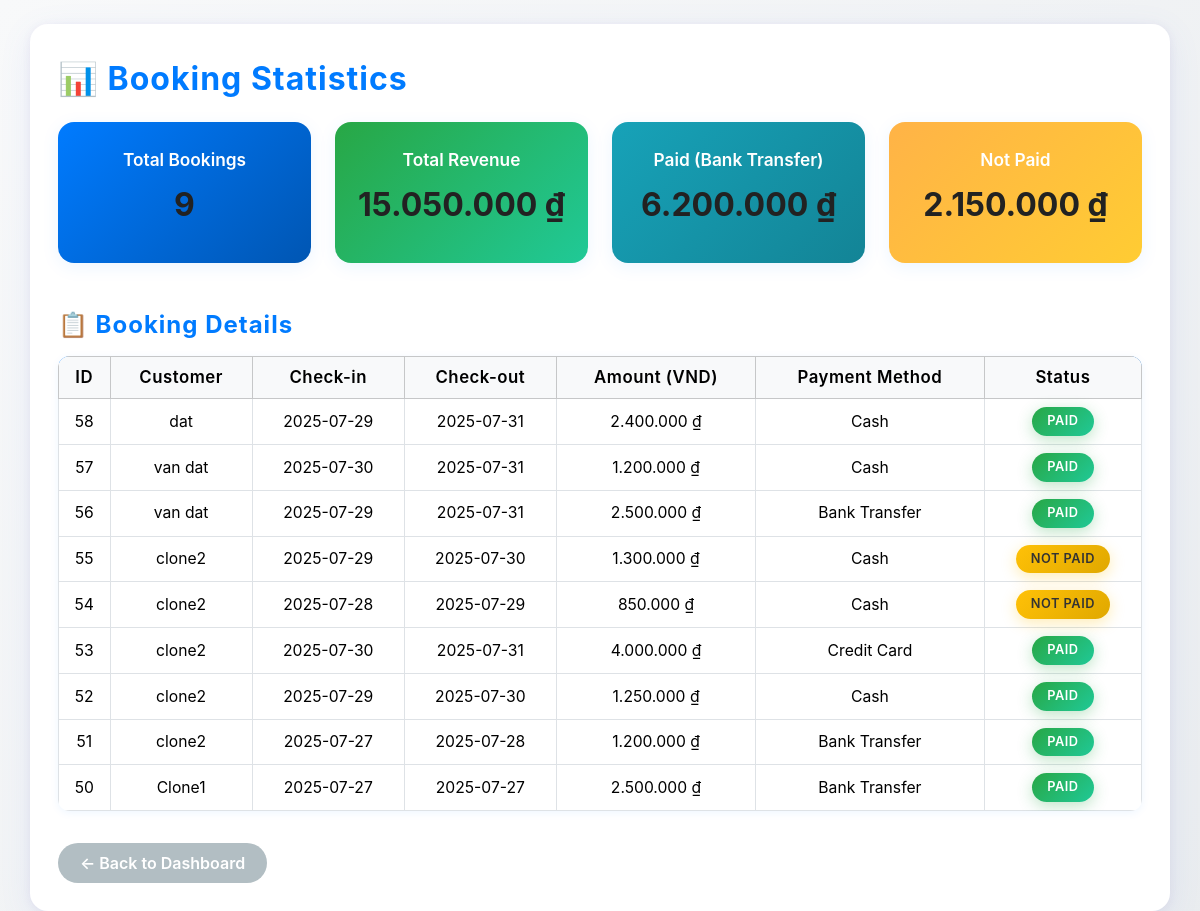
The app's page /admin/statistics.php (signed in) with its own data.
### tables this page shows
CREATE TABLE `Reservation` (
  `ReservationID` int NOT NULL AUTO_INCREMENT,
  `ReservationDate` datetime NOT NULL DEFAULT CURRENT_TIMESTAMP,
  `CheckInDate` date NOT NULL,
  `CheckOutDate` date NOT NULL,
  `TotalAmount` decimal(10,2) NOT NULL,
  `AccountID` int NOT NULL,
  `RoomID` int NOT NULL,
  `PromotionID` int DEFAULT NULL,
  `ActualCheckOutDate` date DEFAULT NULL,
  PRIMARY KEY (`ReservationID`),
  KEY `RoomID` (`RoomID`),
  KEY `PromotionID` (`PromotionID`),
  KEY `idx_reservation_dates` (`CheckInDate`,`CheckOutDate`),
  KEY `idx_reservation_account` (`AccountID`),
  CONSTRAINT `Reservation_ibfk_1` FOREIGN KEY (`AccountID`) REFERENCES `Account` (`AccountID`) ON DELETE RESTRICT,
  CONSTRAINT `Reservation_ibfk_2` FOREIGN KEY (`RoomID`) REFERENCES `Room` (`RoomID`) ON DELETE RESTRICT,
  CONSTRAINT `Reservation_ibfk_3` FOREIGN KEY (`PromotionID`) REFERENCES `Promotion` (`PromotionID`) ON DELETE SET NULL
);

CREATE TABLE `Account` (
  `AccountID` int NOT NULL AUTO_INCREMENT,
  `Username` varchar(50) NOT NULL,
  `Password` varchar(255) NOT NULL,
  `Role` enum('Admin','Customer') DEFAULT NULL,
  `FullName` varchar(100) NOT NULL,
  `Gender` enum('Male','Female','Other') DEFAULT NULL,
  `Address` text,
  `Email` varchar(100) DEFAULT NULL,
  `PhoneNumber` varchar(20) DEFAULT NULL,
  PRIMARY KEY (`AccountID`),
  UNIQUE KEY `Username` (`Username`),
  UNIQUE KEY `Email` (`Email`),
  KEY `idx_account_username` (`Username`),
  KEY `idx_account_email` (`Email`)
);

CREATE TABLE `Payment` (
  `PaymentID` int NOT NULL AUTO_INCREMENT,
  `PaymentDate` datetime NOT NULL DEFAULT CURRENT_TIMESTAMP,
  `PaymentMethod` enum('Credit Card','Debit Card','Cash','Bank Transfer','Online Payment') NOT NULL,
  `PaymentStatus` enum('Pending','Completed','Failed','Refunded') DEFAULT 'Pending',
  `ReservationID` int NOT NULL,
  PRIMARY KEY (`PaymentID`),
  KEY `ReservationID` (`ReservationID`),
  KEY `idx_payment_status` (`PaymentStatus`),
  CONSTRAINT `Payment_ibfk_1` FOREIGN KEY (`ReservationID`) REFERENCES `Reservation` (`ReservationID`) ON DELETE RESTRICT
);

### admin/statistics.php (the view, shortened to what this page needs)
<?php
$conn = new mysqli("localhost", "root", "password", "hotel_management");
$totalReservations = $conn->query("SELECT COUNT(*) AS total FROM Reservation")->fetch_assoc()['total'] ?? 0;
$totalRevenueResult = $conn->query("
    SELECT SUM(r.TotalAmount) AS revenue
    FROM Reservation r
    JOIN Payment p ON r.ReservationID = p.ReservationID
    WHERE p.PaymentStatus = 'Completed'
");
$totalRevenue = $totalRevenueResult->fetch_assoc()['revenue'] ?? 0;
$bankTransferRevenueResult = $conn->query("
    SELECT SUM(r.TotalAmount) AS total
    FROM Reservation r
    JOIN Payment p ON r.ReservationID = p.ReservationID
    WHERE p.PaymentStatus = 'Completed' AND p.PaymentMethod = 'Bank Transfer'
");
$bankTransferRevenue = $bankTransferRevenueResult->fetch_assoc()['total'] ?? 0;
$unpaidRevenueResult = $conn->query("
    SELECT SUM(r.TotalAmount) AS total
    FROM Reservation r
    JOIN Payment p ON r.ReservationID = p.ReservationID
    WHERE p.PaymentStatus != 'Completed'
");
$pendingRevenue = $unpaidRevenueResult->fetch_assoc()['total'] ?? 0;
$reservationList = $conn->query("
    SELECT
        r.ReservationID,
        a.FullName,
        r.CheckInDate,
        r.CheckOutDate,
        r.TotalAmount,
        p.PaymentMethod,
        p.PaymentStatus
    FROM Reservation r
    JOIN Account a ON r.AccountID = a.AccountID
    LEFT JOIN Payment p ON r.ReservationID = p.ReservationID
    ORDER BY r.ReservationDate DESC
");
function formatCurrency($amount) {
    return number_format($amount, 0, ',', '.') . ' ₫';
}
?>
<!DOCTYPE html>
<html lang="vi">
<head>
    <link rel="stylesheet" href="https://cdn.jsdelivr.net/npm/bootstrap@5.3.3/dist/css/bootstrap.min.css">
</head>
<body>
<div class="container mt-4">
    <h2 class="mb-4">📊 Booking Statistics</h2>
    <div class="row g-4 mb-5">
        <div class="col-md-3">
            <div class="card text-white bg-primary">
                <div class="card-body">
                    <h5>Total Bookings</h5>
                    <p class="fs-4"><?= $totalReservations ?></p>
                </div>
            </div>
        </div>
        <div class="col-md-3">
            <div class="card text-white bg-success">
                <div class="card-body">
                    <h5>Total Revenue</h5>
                    <p class="fs-4"><?= formatCurrency($totalRevenue) ?></p>
                </div>
            </div>
        </div>
        <div class="col-md-3">
            <div class="card text-white bg-info">
                <div class="card-body">
                    <h5>Paid (Bank Transfer)</h5>
                    <p class="fs-4"><?= formatCurrency($bankTransferRevenue) ?></p>
                </div>
            </div>
        </div>
        <div class="col-md-3">
            <div class="card text-white bg-warning">
                <div class="card-body">
                    <h5>Not Paid</h5>
                    <p class="fs-4"><?= formatCurrency($pendingRevenue) ?></p>
                </div>
            </div>
        </div>
    </div>
    <h4>📋 Booking Details</h4>
    <table class="table table-bordered table-hover mt-3">
        <thead class="table-light">
            <tr>
                <th>ID</th>
                <th>Customer</th>
                <th>Check-in</th>
                <th>Check-out</th>
                <th>Amount (VND)</th>
                <th>Payment Method</th>
                <th>Status</th>
            </tr>
        </thead>
        <tbody>
        <?php while ($row = $reservationList->fetch_assoc()): ?>
            <tr>
                <td><?= $row['ReservationID'] ?></td>
                <td><?= htmlspecialchars($row['FullName']) ?></td>
                <td><?= $row['CheckInDate'] ?></td>
                <td><?= $row['CheckOutDate'] ?></td>
                <td><?= formatCurrency($row['TotalAmount']) ?></td>
                <td><?= $row['PaymentMethod'] ?? 'N/A' ?></td>
                <td>
                    <?php if ($row['PaymentStatus'] == 'Completed'): ?>
                        <span class="badge bg-success">Paid</span>
                    <?php elseif ($row['PaymentStatus'] == 'Pending'): ?>
                        <span class="badge bg-warning text-dark">Not Paid</span>
                    <?php elseif ($row['PaymentStatus'] == 'Failed'): ?>
                            <span class="badge bg-danger">Failed</span>
                    <?php else: ?>
                        <span class="badge bg-secondary"><?= $row['PaymentStatus'] ?? 'Unknown' ?></span>
                    <?php endif; ?>
                </td>
            </tr>
        <?php endwhile; ?>
        </tbody>
    </table>
        <a href="../admin_dashboard.php" class="btn btn-secondary mt-3">← Back to Dashboard</a>
</div>
</body>
</html>

### admin/statistics.php (style rules this page uses)
body { background: linear-gradient(135deg, #f8f9fa 0%, #e9ecef 100%); min-height: 100vh; font-family: 'Inter', Arial, sans-serif; }
.container { background: #fff; border-radius: 18px; box-shadow: 0 8px 32px rgba(102, 126, 234, 0.10), 0 1.5px 8px rgba(118, 75, 162, 0.08); padding: 36px 28px 28px 28px; margin-top: 40px; margin-bottom: 40px; }
h2, h4 { font-weight: 700; color: #007bff; letter-spacing: 1px; }
.card { border-radius: 16px; box-shadow: 0 4px 18px rgba(0,123,255,0.08); border: none; margin-bottom: 0; }
.card-body { padding: 28px 18px 18px 18px; text-align: center; }
.card h5 { font-size: 1.08rem; font-weight: 600; margin-bottom: 10px; }
.card .fs-4 { font-size: 2rem !important; font-weight: 700; color: #222; }
.card.bg-primary { background: linear-gradient(135deg, #007bff 0%, #0056b3 100%) !important; color: #fff; }
.card.bg-success { background: linear-gradient(135deg, #28a745 0%, #20c997 100%) !important; color: #fff; }
.card.bg-info { background: linear-gradient(135deg, #17a2b8 0%, #138496 100%) !important; color: #fff; }
.card.bg-warning { background: linear-gradient(135deg, #ffb347 0%, #ffcc33 100%) !important; color: #333; }
.row.g-4 > [class^='col-'] { margin-bottom: 0; }
table { background: #fff; border-radius: 12px; overflow: hidden; box-shadow: 0 2px 8px rgba(0,123,255,0.07); }
.table thead { background: linear-gradient(135deg, #007bff 0%, #0056b3 100%); color: #fff; }
.table th, .table td { vertical-align: middle !important; text-align: center; }
.table th { font-size: 1.05rem; font-weight: 600; letter-spacing: 0.5px; }
.table td { font-size: 0.98rem; }
.badge { border-radius: 20px; padding: 8px 15px; font-size: 0.8rem; font-weight: 600; text-transform: uppercase; letter-spacing: 0.5px; }
.badge.bg-success { background: linear-gradient(135deg, #28a745 0%, #20c997 100%) !important; box-shadow: 0 4px 15px rgba(40, 167, 69, 0.3); }
.badge.bg-warning { background: linear-gradient(135deg, #ffc107 0%, #e0a800 100%) !important; box-shadow: 0 4px 15px rgba(255, 193, 7, 0.3); color: #333 !important; }
.btn-secondary { border-radius: 25px; font-weight: 600; padding: 8px 22px; font-size: 1rem; margin-top: 18px; background: #b2bec3; color: #fff; border: none; transition: all 0.2s; }

### records on screen
reservation: ReservationID "58", AccountID.FullName "dat", CheckInDate "2025-07-29", CheckOutDate "2025-07-31", TotalAmount "2.400.000 ₫", payment.PaymentMethod "Cash", shows "PAID"
reservation: ReservationID "57", AccountID.FullName "van dat", CheckInDate "2025-07-30", CheckOutDate "2025-07-31", TotalAmount "1.200.000 ₫", payment.PaymentMethod "Cash", shows "PAID"
reservation: ReservationID "56", AccountID.FullName "van dat", CheckInDate "2025-07-29", CheckOutDate "2025-07-31", TotalAmount "2.500.000 ₫", payment.PaymentMethod "Bank Transfer", shows "PAID"
reservation: ReservationID "55", AccountID.FullName "clone2", CheckInDate "2025-07-29", CheckOutDate "2025-07-30", TotalAmount "1.300.000 ₫", payment.PaymentMethod "Cash", shows "NOT PAID"
reservation: ReservationID "54", AccountID.FullName "clone2", CheckInDate "2025-07-28", CheckOutDate "2025-07-29", TotalAmount "850.000 ₫", payment.PaymentMethod "Cash", shows "NOT PAID"
reservation: ReservationID "53", AccountID.FullName "clone2", CheckInDate "2025-07-30", CheckOutDate "2025-07-31", TotalAmount "4.000.000 ₫", payment.PaymentMethod "Credit Card", shows "PAID"
reservation: ReservationID "52", AccountID.FullName "clone2", CheckInDate "2025-07-29", CheckOutDate "2025-07-30", TotalAmount "1.250.000 ₫", payment.PaymentMethod "Cash", shows "PAID"
reservation: ReservationID "51", AccountID.FullName "clone2", CheckInDate "2025-07-27", CheckOutDate "2025-07-28", TotalAmount "1.200.000 ₫", payment.PaymentMethod "Bank Transfer", shows "PAID"
reservation: ReservationID "50", AccountID.FullName "Clone1", CheckInDate "2025-07-27", CheckOutDate "2025-07-27", TotalAmount "2.500.000 ₫", payment.PaymentMethod "Bank Transfer", shows "PAID"

### other values on screen
$totalReservations "9"
formatCurrency($totalRevenue) "15.050.000 ₫"
formatCurrency($bankTransferRevenue) "6.200.000 ₫"
formatCurrency($pendingRevenue) "2.150.000 ₫"
